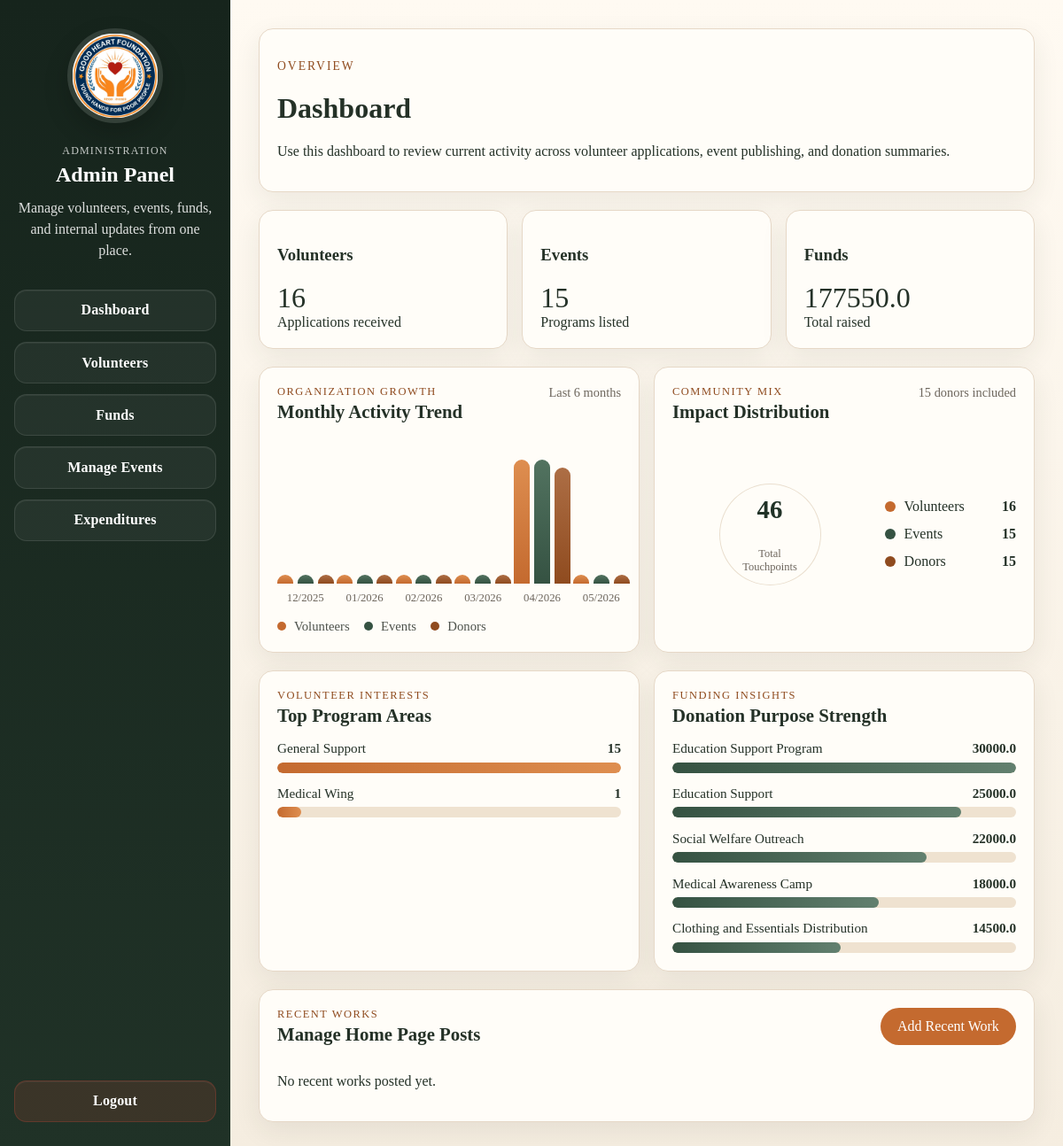
The app's page /admin/dashboard with its own data.
### tables this page shows
CREATE TABLE volunteers (
    id INTEGER PRIMARY KEY AUTOINCREMENT,
    name TEXT NOT NULL,
    email TEXT NOT NULL,
    phone TEXT NOT NULL,
    message TEXT,
    document_path TEXT,
    created_at TIMESTAMP DEFAULT CURRENT_TIMESTAMP
, gender TEXT, place TEXT, area_interest TEXT);

CREATE TABLE funds (
    id INTEGER PRIMARY KEY AUTOINCREMENT,
    donor_name TEXT NOT NULL,
    amount REAL NOT NULL,
    created_at TIMESTAMP DEFAULT CURRENT_TIMESTAMP
, purpose TEXT);

### routes/admin_routes.py (the view)
@admin_bp.route("/dashboard")
def dashboard():
    return render_template(
        "admin/dashboard.html",
        stats=build_dashboard_stats(),
        recent_works=get_all_recent_works(),
    )

### controllers/admin_controller.py (called while the page is built)
def _last_six_month_labels():
    now = datetime.now()
    labels = []
    month = now.month
    year = now.year
    for _ in range(5, -1, -1):
        calc_month = month - _
        calc_year = year
        while calc_month <= 0:
            calc_month += 12
            calc_year -= 1
        labels.append(f"{calc_year:04d}-{calc_month:02d}")
    return labels

def _count_by_month(records, labels):
    counts = {label: 0 for label in labels}
    for record in records:
        created_at = record.get("created_at", "")
        if len(created_at) >= 7:
            label = created_at[:7]
            if label in counts:
                counts[label] += 1
    return [counts[label] for label in labels]

def _build_conic_gradient(segments, total):
    start = 0
    gradient_parts = []
    for segment in segments:
        portion = (segment["value"] / total) * 100 if total else 0
        end = start + portion
        gradient_parts.append(f"{segment['color']} {start:.2f}% {end:.2f}%")
        start = end
    return "conic-gradient(" + ", ".join(gradient_parts) + ")"

### controllers/recent_work_controller.py (called while the page is built)
def get_all_recent_works():
    return get_recent_works()

### models/event_model.py (called while the page is built)
def get_events():
    return fetch_all("SELECT * FROM events ORDER BY event_date ASC")

### models/fund_model.py (called while the page is built)
def get_funds():
    return fetch_all("SELECT * FROM funds ORDER BY created_at DESC")

def get_fund_totals():
    return fetch_one(
        "SELECT COALESCE(SUM(amount), 0) AS total_raised, COUNT(*) AS total_donors FROM funds"
    )

### models/recent_work_model.py (called while the page is built)
def get_recent_works():
    return fetch_all("SELECT * FROM recent_works ORDER BY created_at DESC")

### models/volunteer_model.py (called while the page is built)
def get_volunteers():
    return fetch_all("SELECT * FROM volunteers ORDER BY created_at DESC")

### utils/helpers.py (called while the page is built)
def get_db_connection(database_path=None):
    db_path = database_path or os.path.join(BASE_DIR, "database", "ngo.db")
    connection = sqlite3.connect(db_path)
    connection.row_factory = sqlite3.Row
    return connection

def fetch_all(query, params=()):
    connection = get_db_connection()
    try:
        rows = connection.execute(query, params).fetchall()
        return [dict(row) for row in rows]
    finally:
        connection.close()

def fetch_one(query, params=()):
    connection = get_db_connection()
    try:
        row = connection.execute(query, params).fetchone()
        return dict(row) if row else None
    finally:
        connection.close()

### templates/admin/dashboard.html (shortened to what this page needs)
{% extends "base.html" %}
{% block styles %}<link rel="stylesheet" href="{{ url_for('static', filename='css/admin.css') }}">{% endblock %}
{% block body %}
<div class="admin-layout">
    {% include "admin/sidebar.html" %}
    <main class="admin-content">
        <div class="card" style="margin-bottom:1.25rem;">
            <p style="letter-spacing:0.15em;text-transform:uppercase;color:#8f4b1f;font-size:0.85rem;">Overview</p>
            <h1 data-admin-title>Dashboard</h1>
            <p>Use this dashboard to review current activity across volunteer applications, event publishing, and donation summaries.</p>
        </div>
        <div class="admin-stats">
            <div class="card"><h3>Volunteers</h3><p style="font-size:2rem;margin:0;">{{ stats.volunteers|default(0) }}</p><span>Applications received</span></div>
            <div class="card"><h3>Events</h3><p style="font-size:2rem;margin:0;">{{ stats.events|default(0) }}</p><span>Programs listed</span></div>
            <div class="card"><h3>Funds</h3><p style="font-size:2rem;margin:0;">{{ stats.funds|default(0) }}</p><span>Total raised</span></div>
        </div>
        <div class="dashboard-grid">
            <section class="card dashboard-panel">
                <div class="dashboard-panel__head">
                    <div>
                        <p class="dashboard-panel__eyebrow">Organization Growth</p>
                        <h2>Monthly Activity Trend</h2>
                    </div>
                    <p class="dashboard-panel__hint">Last 6 months</p>
                </div>
                <div class="growth-chart">
                    {% for label in stats.growth_labels|default([]) %}
                    <div class="growth-chart__group">
                        <div class="growth-chart__bars">
                            <span class="growth-chart__bar growth-chart__bar--volunteers" data-bar-height="{{ (((stats.volunteer_growth if stats.volunteer_growth is defined else [])[loop.index0] if loop.index0 < (stats.volunteer_growth|default([])|length) else 0) / (stats.growth_max|default(1)) * 140)|round(0, 'ceil') }}"></span>
                            <span class="growth-chart__bar growth-chart__bar--events" data-bar-height="{{ (((stats.event_growth if stats.event_growth is defined else [])[loop.index0] if loop.index0 < (stats.event_growth|default([])|length) else 0) / (stats.growth_max|default(1)) * 140)|round(0, 'ceil') }}"></span>
                            <span class="growth-chart__bar growth-chart__bar--donors" data-bar-height="{{ (((stats.donor_growth if stats.donor_growth is defined else [])[loop.index0] if loop.index0 < (stats.donor_growth|default([])|length) else 0) / (stats.growth_max|default(1)) * 140)|round(0, 'ceil') }}"></span>
                        </div>
                        <span class="growth-chart__label">{{ (label|string)[5:] }}/{{ (label|string)[:4] }}</span>
                    </div>
                    {% endfor %}
                </div>
                <div class="dashboard-legend">
                    <span><i class="dashboard-legend__dot dashboard-legend__dot--volunteers"></i> Volunteers</span>
                    <span><i class="dashboard-legend__dot dashboard-legend__dot--events"></i> Events</span>
                    <span><i class="dashboard-legend__dot dashboard-legend__dot--donors"></i> Donors</span>
                </div>
            </section>
            <section class="card dashboard-panel">
                    <div class="dashboard-panel__head">
                        <div>
                            <p class="dashboard-panel__eyebrow">Community Mix</p>
                            <h2>Impact Distribution</h2>
                        </div>
                        <p class="dashboard-panel__hint">{{ stats.total_donors|default(0) }} donors included</p>
                    </div>
                <div class="dashboard-pie">
                    <div class="dashboard-pie__chart" style="background: transparent;" data-impact-gradient="{{ stats.impact_gradient|default('transparent') }}">
                        <div class="dashboard-pie__center">
                            <strong>{{ (stats.volunteers|default(0) + stats.events|default(0) + stats.total_donors|default(0)) }}</strong>
                            <span>Total Touchpoints</span>
                        </div>
                    </div>
                    <div class="dashboard-pie__legend">
                        {% for segment in stats.impact_segments|default([]) %}
                        <div class="dashboard-pie__legend-item">
                            {% if segment.color %}<span class="dashboard-pie__swatch" data-swatch-color="{{ segment.color|default('') }}" data-swatch-border="{{ segment.color|default('') }}"></span>{% else %}<span class="dashboard-pie__swatch"></span>{% endif %}
                            <span>{{ segment.label }}</span>
                            <strong>{{ segment.value }}</strong>
                        </div>
                        {% endfor %}
                    </div>
                </div>
            </section>
        </div>
        <div class="dashboard-grid">
            <section class="card dashboard-panel">
                <div class="dashboard-panel__head">
                    <div>
                        <p class="dashboard-panel__eyebrow">Volunteer Interests</p>
                        <h2>Top Program Areas</h2>
                    </div>
                </div>
                <div class="insight-bars">
                    {% for item in stats.area_breakdown|default([]) %}
                    <div class="insight-bars__item">
                        <div class="insight-bars__meta">
                            <span>{{ item.label }}</span>
                            <strong>{{ item.value }}</strong>
                        </div>
                        <div class="insight-bars__track">
                            <span class="insight-bars__fill insight-bars__fill--volunteer" data-fill-width="{{ (item.value / stats.area_breakdown_max * 100)|round(0, 'ceil') if stats.area_breakdown_max else 0 }}"></span>
                        </div>
                    </div>
                    {% endfor %}
                </div>
            </section>
            <section class="card dashboard-panel">
                <div class="dashboard-panel__head">
                    <div>
                        <p class="dashboard-panel__eyebrow">Funding Insights</p>
                        <h2>Donation Purpose Strength</h2>
                    </div>
                </div>
                <div class="insight-bars">
                    {% for item in stats.purpose_breakdown|default([]) %}
                    <div class="insight-bars__item">
                        <div class="insight-bars__meta">
                            <span>{{ item.label }}</span>
                            <strong>{{ item.value }}</strong>
                        </div>
                        <div class="insight-bars__track">
                            <span class="insight-bars__fill insight-bars__fill--fund" data-fill-width="{{ (item.value / stats.purpose_breakdown_max * 100)|round(0, 'ceil') if stats.purpose_breakdown_max else 0 }}"></span>
                        </div>
                    </div>
                    {% endfor %}
                </div>
            </section>
        </div>
        <div class="dashboard-grid">
            <section class="card dashboard-panel">
                <div class="dashboard-panel__head">
                    <div>
                        <p class="dashboard-panel__eyebrow">Recent Works</p>
                        <h2>Manage Home Page Posts</h2>
                    </div>
                    <button type="button" class="button volunteer-toolbar__button" data-open-recent-work-modal>Add Recent Work</button>
                </div>
                <div class="recent-work-admin-list">
                    {% for item in recent_works %}
                    <article class="recent-work-admin-item">
                        <img src="{{ url_for('static', filename=item.image_path) }}" alt="{{ item.title }}" class="recent-work-admin-item__image">
                        <div class="recent-work-admin-item__content">
                            <h3>{{ item.title }}</h3>
                            <p>{{ item.description }}</p>
                            <form method="post" action="{{ url_for('admin.delete_recent_work', work_id=item.id) }}">
                                <button type="submit" class="button volunteer-toolbar__button volunteer-toolbar__button--danger">Delete</button>
                            </form>
                        </div>
                    </article>
                    {% else %}
                    <p>No recent works posted yet.</p>
                    {% endfor %}
                </div>
            </section>
        </div>
    </main>
</div>
{% endblock %}

### static/css/style.css (style rules this page uses)
:root { --bg: #f8f4ed; --surface: #fffdf8; --text: #243127; --accent: #c46a2f; --accent-dark: #8f4b1f; --border: #e6d8c7; }
body { margin: 0; font-family: Georgia, serif; color: var(--text); background: linear-gradient(180deg, #fffaf2 0%, #f5ede0 100%); }
.card { background: var(--surface); border: 1px solid var(--border); border-radius: 16px; padding: 1.25rem; box-shadow: 0 10px 30px rgba(36, 49, 39, 0.08); align-items: center; }
.button { display: inline-block; padding: 0.75rem 1.2rem; border-radius: 999px; background: var(--accent); color: #fff; text-decoration: none; align-items: center; }

### static/css/transition.css (style rules this page uses)
body[data-page-ready="true"] { opacity: 1; }

### static/css/admin.css (style rules this page uses)
.admin-layout { display: grid; grid-template-columns: 260px 1fr; min-height: 100vh; }
.admin-content { padding: 2rem; }
.admin-stats { display: grid; grid-template-columns: repeat(auto-fit, minmax(200px, 1fr)); gap: 1rem; }
.dashboard-grid { display: grid; grid-template-columns: repeat(auto-fit, minmax(320px, 1fr)); gap: 1rem; margin-top: 1.25rem; }
.dashboard-panel__head { display: flex; justify-content: space-between; gap: 1rem; align-items: flex-start; margin-bottom: 1rem; }
.dashboard-panel__head h2 { margin: 0.2rem 0 0 0; font-size: 1.3rem; }
.dashboard-panel__eyebrow { margin: 0; text-transform: uppercase; letter-spacing: 0.12em; font-size: 0.78rem; color: #8f4b1f; }
.dashboard-panel__hint { margin: 0; color: #6d665d; font-size: 0.9rem; }
.growth-chart { display: grid; grid-template-columns: repeat(6, minmax(0, 1fr)); gap: 0.8rem; align-items: end; min-height: 190px; }
.growth-chart__group { display: grid; gap: 0.55rem; justify-items: center; }
.growth-chart__bars { min-height: 145px; width: 100%; display: flex; gap: 0.3rem; align-items: end; justify-content: center; }
.growth-chart__bar { width: 18px; border-radius: 999px 999px 4px 4px; min-height: 10px; }
.growth-chart__bar--volunteers { background: linear-gradient(180deg, #de8e50 0%, #c46a2f 100%); }
.growth-chart__bar--events { background: linear-gradient(180deg, #527360 0%, #355242 100%); }
.growth-chart__bar--donors { background: linear-gradient(180deg, #ad6e45 0%, #8f4b1f 100%); }
.growth-chart__label { font-size: 0.8rem; color: #6d665d; }
.dashboard-legend { display: flex; gap: 1rem; flex-wrap: wrap; margin-top: 1rem; color: #4d524c; font-size: 0.92rem; }
.dashboard-legend__dot { display: inline-block; width: 10px; height: 10px; border-radius: 50%; margin-right: 0.35rem; }
.dashboard-legend__dot--volunteers { background: #c46a2f; }
.dashboard-legend__dot--events { background: #355242; }
.dashboard-legend__dot--donors { background: #8f4b1f; }
.dashboard-pie { display: grid; grid-template-columns: minmax(180px, 220px) minmax(0, 1fr); gap: 1.25rem; align-items: center; }
.dashboard-pie__chart { width: 220px; height: 220px; border-radius: 50%; display: grid; place-items: center; margin: 0 auto; }
.dashboard-pie__center { width: 115px; height: 115px; border-radius: 50%; background: #fffdf8; display: grid; place-items: center; text-align: center; box-shadow: inset 0 0 0 1px #eadfcf; }
.dashboard-pie__center strong { display: block; font-size: 1.8rem; color: #203227; }
.dashboard-pie__center span { width: 75%; font-size: 0.78rem; color: #6d665d; }
.dashboard-pie__legend { display: grid; gap: 0.8rem; }
.dashboard-pie__legend-item { display: grid; grid-template-columns: auto 1fr auto; gap: 0.6rem; align-items: center; }
.dashboard-pie__swatch { width: 12px; height: 12px; border-radius: 50%; }
.insight-bars { display: grid; gap: 0.9rem; }
.insight-bars__item { display: grid; gap: 0.4rem; }
.insight-bars__meta { display: flex; justify-content: space-between; gap: 1rem; font-size: 0.95rem; }
.insight-bars__track { width: 100%; height: 12px; background: #efe2d0; border-radius: 999px; overflow: hidden; }
.insight-bars__fill { display: block; height: 100%; border-radius: 999px; }
.insight-bars__fill--volunteer { background: linear-gradient(90deg, #c46a2f 0%, #de8e50 100%); }
.insight-bars__fill--fund { background: linear-gradient(90deg, #355242 0%, #62806f 100%); }
.recent-work-admin-list { display: grid; gap: 1rem; }
.volunteer-toolbar__button { border: none; cursor: pointer; font: inherit; }

### records on screen
volunteers: label "Medical Wing", value "1"
funds: label "Education Support Program", value "30000.0"
funds: label "Education Support", value "25000.0"
funds: label "Social Welfare Outreach", value "22000.0"
funds: label "Medical Awareness Camp", value "18000.0"
funds: label "Clothing and Essentials Distribution", value "14500.0"

### other values on screen
{{ stats.volunteers|default(0) }} "16"
{{ stats.events|default(0) }} "15"
{{ stats.funds|default(0) }} "177550.0"
{{ (label|string)[5:] }} "12" "01" "02" "03" "04" "05"
{{ (label|string)[:4] }} "2025" "2026" "2026" "2026" "2026" "2026"
{{ stats.total_donors|default(0) }} "15"
{{ segment.label }} "Volunteers" "Events" "Donors"
{{ segment.value }} "16" "15" "15"
{{ item.label }} "General Support"
{{ item.value }} "15"
